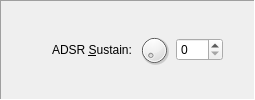
       <widget class="QFrame" name="frame_9">
        <property name="frameShape">
         <enum>QFrame::Panel</enum>
        </property>
        <property name="frameShadow">
         <enum>QFrame::Sunken</enum>
        </property>
        <layout class="QGridLayout" name="gridLayout_16">
         <item row="0" column="4">
          <widget class="QSpinBox" name="adsrSustain_spin">
           <property name="sizePolicy">
            <sizepolicy hsizetype="Fixed" vsizetype="Fixed">
             <horstretch>0</horstretch>
             <verstretch>0</verstretch>
            </sizepolicy>
           </property>
           <property name="contextMenuPolicy">
            <enum>Qt::CustomContextMenu</enum>
           </property>
           <property name="keyboardTracking">
            <bool>false</bool>
           </property>
           <property name="maximum">
            <number>127</number>
           </property>
          </widget>
         </item>
         <item row="0" column="1">
          <spacer name="horizontalSpacer_24">
           <property name="orientation">
            <enum>Qt::Horizontal</enum>
           </property>
           <property name="sizeHint" stdset="0">
            <size>
             <width>40</width>
             <height>20</height>
            </size>
           </property>
          </spacer>
         </item>
         <item row="0" column="5">
          <spacer name="horizontalSpacer_39">
           <property name="orientation">
            <enum>Qt::Horizontal</enum>
           </property>
           <property name="sizeType">
            <enum>QSizePolicy::Fixed</enum>
           </property>
           <property name="sizeHint" stdset="0">
            <size>
             <width>20</width>
             <height>20</height>
            </size>
           </property>
          </spacer>
         </item>
         <item row="0" column="2">
          <widget class="QLabel" name="adsrSustain_lbl">
           <property name="text">
            <string>ADSR &amp;Sustain:</string>
           </property>
           <property name="buddy">
            <cstring>adsrSustain_spin</cstring>
           </property>
          </widget>
         </item>
         <item row="0" column="3">
          <widget class="QDial" name="adsrSustain_dial">
           <property name="sizePolicy">
            <sizepolicy hsizetype="Fixed" vsizetype="Fixed">
             <horstretch>0</horstretch>
             <verstretch>0</verstretch>
            </sizepolicy>
           </property>
           <property name="maximumSize">
            <size>
             <width>32</width>
             <height>32</height>
            </size>
           </property>
           <property name="contextMenuPolicy">
            <enum>Qt::CustomContextMenu</enum>
           </property>
           <property name="maximum">
            <number>127</number>
           </property>
           <property name="pageStep">
            <number>16</number>
           </property>
          </widget>
         </item>
        </layout>
       </widget>
